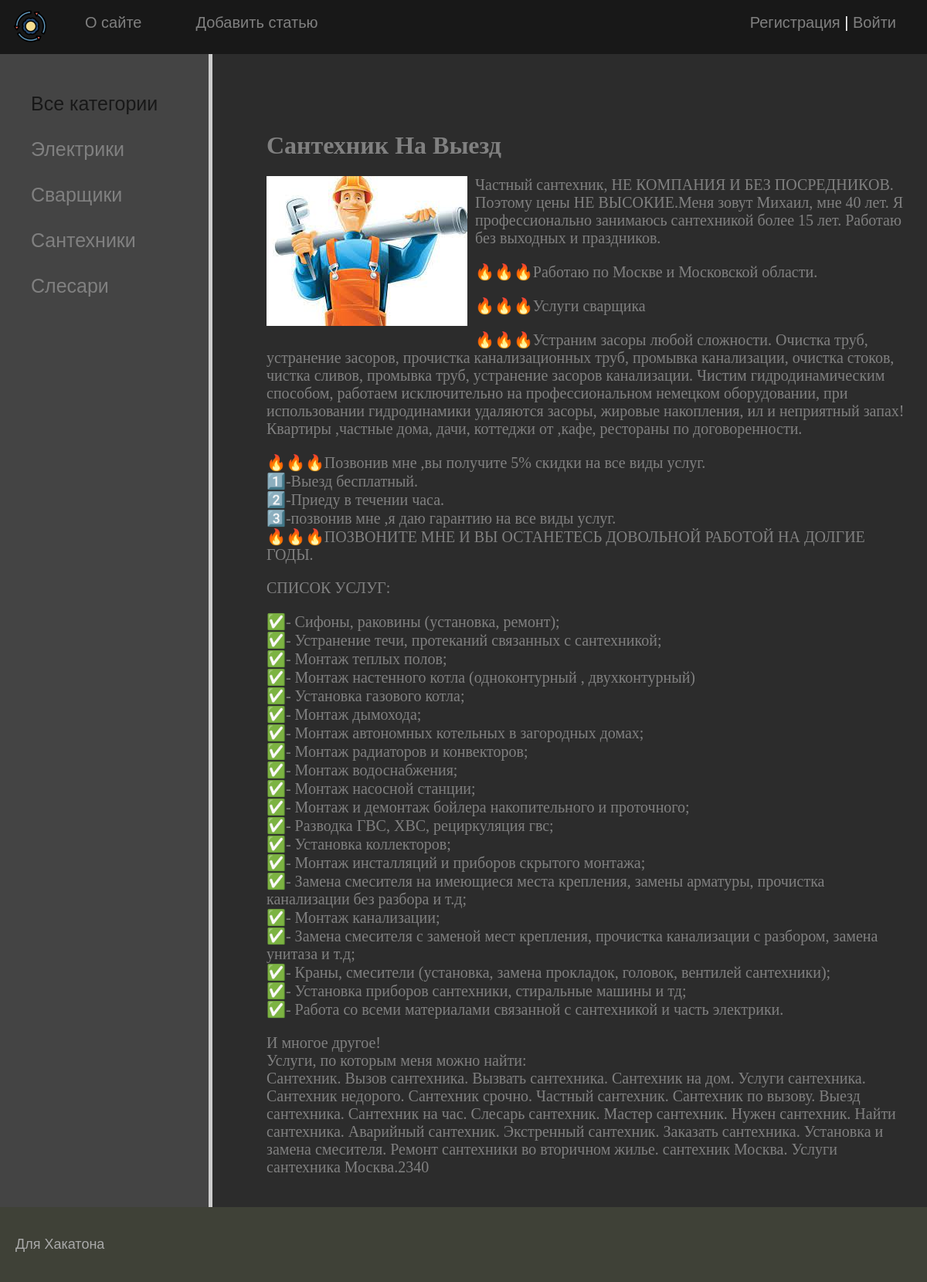
/post/santehnik-na-vyezd/, run on the app's committed database.
### basa/models.py (models this page shows, shortened)
class Category(models.Model):
    name = models.CharField(max_length=100, db_index=True, verbose_name="Категория")
    slug = models.SlugField(max_length=255, unique=True, db_index=True, verbose_name="URL")
    def get_absolute_url(self):
        return reverse('category', kwargs={'cat_slug': self.slug})
    class Meta:
        verbose_name = 'Категория'
        verbose_name_plural = 'Категории'
        ordering = ['id']

class Summary(models.Model):
    title = models.CharField(max_length=300, verbose_name="Заголовок")
    slug = models.SlugField(max_length=255, unique=True, db_index=True, verbose_name="URL")
    content = models.TextField(blank=True, verbose_name="Текст публикации")
    photo = models.ImageField(upload_to="photos/%Y/%m/%d/", verbose_name="Фото")
    time_create = models.DateTimeField(auto_now_add=True, verbose_name="Время создания")
    time_update = models.DateTimeField(auto_now=True, verbose_name="Время изменения")
    is_published = models.BooleanField(default=True, verbose_name="Публикация")
    cat = models.ForeignKey('Category', on_delete=models.PROTECT, verbose_name="Категории")
    def __str__(self):
        return self.title
    class Meta:
        verbose_name = 'Объявления'
        verbose_name_plural = 'Объявления'
        ordering = ['-time_create']

### basa/views.py (the view)
# urls.py: path('post/<slug:post_slug>/', ShowPost.as_view(), name='post'),
class ShowPost(DataMixin, DetailView):
    model = Summary
    template_name = 'basa/post.html'
    slug_url_kwarg = 'post_slug'
    context_object_name = 'post'
    def get_context_data(self, *, object_list=None, **kwargs):
        context = super().get_context_data(**kwargs)
        c_def = self.get_user_context(title=context['post'])
        return dict(list(context.items()) + list(c_def.items()))

### basa/utils.py (called while the page is built)
    def get_user_context(self, **kwargs):
        context = kwargs
        cats = Category.objects.all()
        context['menu'] = menu
        context['cats'] = cats
        if 'cat_selected' not in context:
            context['cat_selected'] = 0
        return context

### basa/templates/basa/post.html
{% extends 'basa/base.html' %}
{% block content %}
<h1>{{post.title}}</h1>
{% if post.photo %}
<p><img class="img-article-left" src="{{post.photo.url}}"></p>
{% endif %}
{{post.content|linebreaks}}
{% endblock %}

### basa/templates/basa/base.html (shortened to what this page needs)
{% load static %}
{% load basa_tags %}
<!DOCTYPE html>
<html>
<head>
    <link type="text/css" href="{% static 'basa/css/styles.css' %}" rel="stylesheet" />
</head>
<body>
<table class="table-page" border=0 cellpadding="0" cellspacing="0">
<tr><td valign=top>
{% block mainmenu %}
        <div class="header">
            <ul id="mainmenu" class="mainmenu">
            <li class="logo"><a href="{% url 'home' %}"><div class="logo"></div></a></li>
{% for m in menu %}
            <li><a href="{% url m.url_name %}">{{m.title}}</a></li>
{% endfor %}
                {% if request.user.is_authenticated %}
                <li class="last"> {{user.username}} | <a href="{% url 'logout' %}">Выйти</a> </li>
                {% else %}
                <li class="last"><a href="{% url 'register' %}">Регистрация</a> | <a href="{% url 'login' %}">Войти</a></li>
                {% endif %}
            </ul>
        </div>
{% endblock mainmenu %}
<table class="table-content" border=0 cellpadding="0" cellspacing="0">
<tr>
    <td valign="top" class="left-chapters">
    <ul id="leftchapters">
{% if cat_selected == 0 %}
        <li class="selected">Все категории</li>
{% else %}
        <li><a href="{% url 'home' %}">Все категории</a></li>
{% endif %}
{% for c in cats %}
    {% if c.pk == cat_selected %}
        <li class="selected">{{c.name}}</li>
    {% else %}
        <li><a href="{{ c.get_absolute_url }}">{{c.name}}</a></li>
    {% endif %}
{% endfor %}
    </ul>
</td>
<td valign="top" class="content">
    <div class="content-text">
{% block content %}
{% endblock %}
    </div>
</td></tr></table>
</td></tr>
<tr><td valign=top>
    <div id="footer">
        <p>Для Хакатона</p>
    </div>
</td></tr></table>
</body>
</html>

### basa/static/basa/css/styles.css (style rules this page uses)
html, body { background: #2c2c2c; font-family: 'Arial'; margin: 0; padding: 0; height: 100%; width: 100%; color: #444; }
a { color: #2c2c2c; text-decoration: none; }
img { max-width: 600px; height: auto; }
img.img-article-left { max-width: 300px; height: auto; float: left; padding: 0 10px 10px 0; }
.table-page { width: 100%; height: 100%; vertical-align: top; }
.table-page tr { height: 100%; }
.header { background: #181818; height: 70px; }
.logo { background: url('../images/logo.png') no-repeat 15px 10px; width: 80px; height: 70px; }
ul.mainmenu { list-style: none; margin: 0; padding: 0; height: 60px; color: #fff; font-size: 20px; overflow: hidden; }
ul.mainmenu li { float: left; margin: 18px 40px 0 30px; }
ul.mainmenu li.logo { margin: 0; }
ul.mainmenu li.last { float: right; }
ul.mainmenu li a { color: #808080; text-decoration: none; }
.table-content { width: 100%; min-height: 100%; height: 100%; }
.left-chapters { margin: 0; background: #444; border-right: 5px solid #ccc; min-height: 100%; }
.left-chapters ul { width: 230px; min-height: 100%; margin: 0; padding: 20px 0px 10px 40px; list-style: none; font-size: 25px; }
.left-chapters ul li { margin: 30px 0 0 0; color: #fff; }
.left-chapters ul li.selected { color: #181818; }
.left-chapters ul li a { color: #808080; text-decoration: none; }
.content { padding: 40px 20px 20px 40px; width: 100%; box-sizing: border-box; }
.content-text { margin: 60px 0 0 30px; color: #808080; font-size: 20px; font-family: Yandex Sans Display Light; }
.content-text h1 { font-size: 32px; }
#footer { box-sizing: border-box; background: #3F4137; padding: 20px; color: #aaa; font-size: 18px; font-family: Verdana, Geneva, Arial, Helvetica; text-align: left; overflow: hidden; }

### data on the page
Category: name "Электрики"
Category: name "Сварщики"
Category: name "Сантехники"
Category: name "Слесари"
Summary: title "Сантехник На Выезд", photo (picture), content "Частный сантехник, НЕ КОМПАНИЯ И БЕЗ ПОСРЕДНИКОВ. Поэтому цены НЕ ВЫСОКИЕ.Меня зовут Михаил, мне 40 лет. Я профессионально занимаюсь сантехникой более 15 лет. Работаю без выходных и праздников. 🔥🔥🔥Рaботaю по Москве и Московской области. 🔥🔥🔥Услуги сварщика 🔥🔥🔥Устраним засоры любой сложности. Очистка труб, устранение засоров, прочистка канализационных труб, промывка канализации, очистка стоков, чистка сливов, промывка труб, устранение засоров канализации. Чистим гидродинамическим способом, работаем исключительно на профессиональном немецком оборудовании, при использовании гидродинамики удаляются засоры, жировые накопления, ил и неприятный запах! Квартиры ,частные дома, дачи, коттеджи от…"

### other printed values
{{ m.title }} "О сайте" "Добавить статью"
